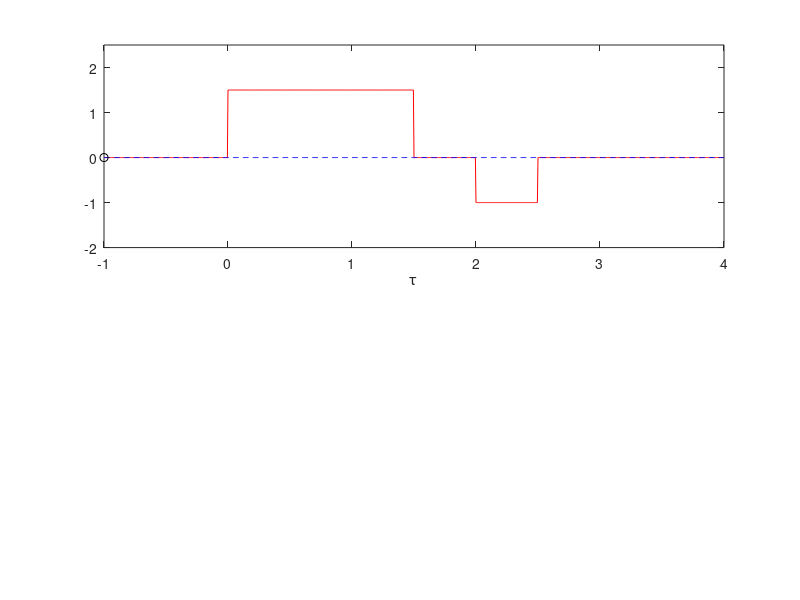

Here is the MATLAB script that generated this plot: (Note: this script raises an error after producing the figure.)
%% Script M-file graphically demonstrates the convolution process
%% By B. P. Lathi, Linear Systems and Signals, page 232, ex M2.4
%% Create figure window and make visible on screen
figure(1)
x = inline('1.5*sin(pi*t).*(t>=0 & t<1)');
h = inline('1.5*(t>=0 & t<1.5)-(t>=2 & t<2.5)');
dtau = 0.005;
tau = -1:dtau:4;
ti = 0;
tvec = -1:0.1:4;
%% Pre-allocate memory
y = NaN*zeros(1,length(tvec));
for t = tvec
 %% Time index
 ti = ti+1;
 xh = x(t-tau).*h(tau);
 lxh = length(xh);
 %% trapezoidal approximation of integral
 y(ti) = sum(xh.*dtau);

 subplot(2,1,1), plot(tau,h(tau), 'r-', tau, x(t-tau), 'b--',t,0,'ok');
 axis([tau(1) tau(end) -2.0 2.5]);
 %% patch command is used to create the gray-shaded area of convolution
 patch([tau(1:end-1); tau(1:end-1); tau(2:end); tau(2:end)],...
 [zeros(1,lxh-1); xh(1:end-1); xh(2:end); zeros(1,lxh-1)],...
 [0.8 0.8 0.8], 'edgecolor','none');
 xlabel('\tau');
 legend('h(\tau)', 'x(t-\tau)','t','h(\tau)x(t-\tau)',3);

 c = get(gca, 'children');
 set(gca,'children', [c(2);c(3);c(4);c(1)]);

 subplot(2,1,2), plot(tvec,y,'k',tvec(ti),y(ti),'ok');
 xlabel('t');
 ylabel('y(t)');
 title('y(t) = \int h(\tau)x(t-\tau) d\tau');
 axis([tau(1) tau(end) -1.0 2.0]);
 grid;
 %% drawnow command updates graphics windoe for each loop iteration
 drawnow;
 %% Using the pause command allows one to manually step through the
 %% convolution process
 % pause;
end